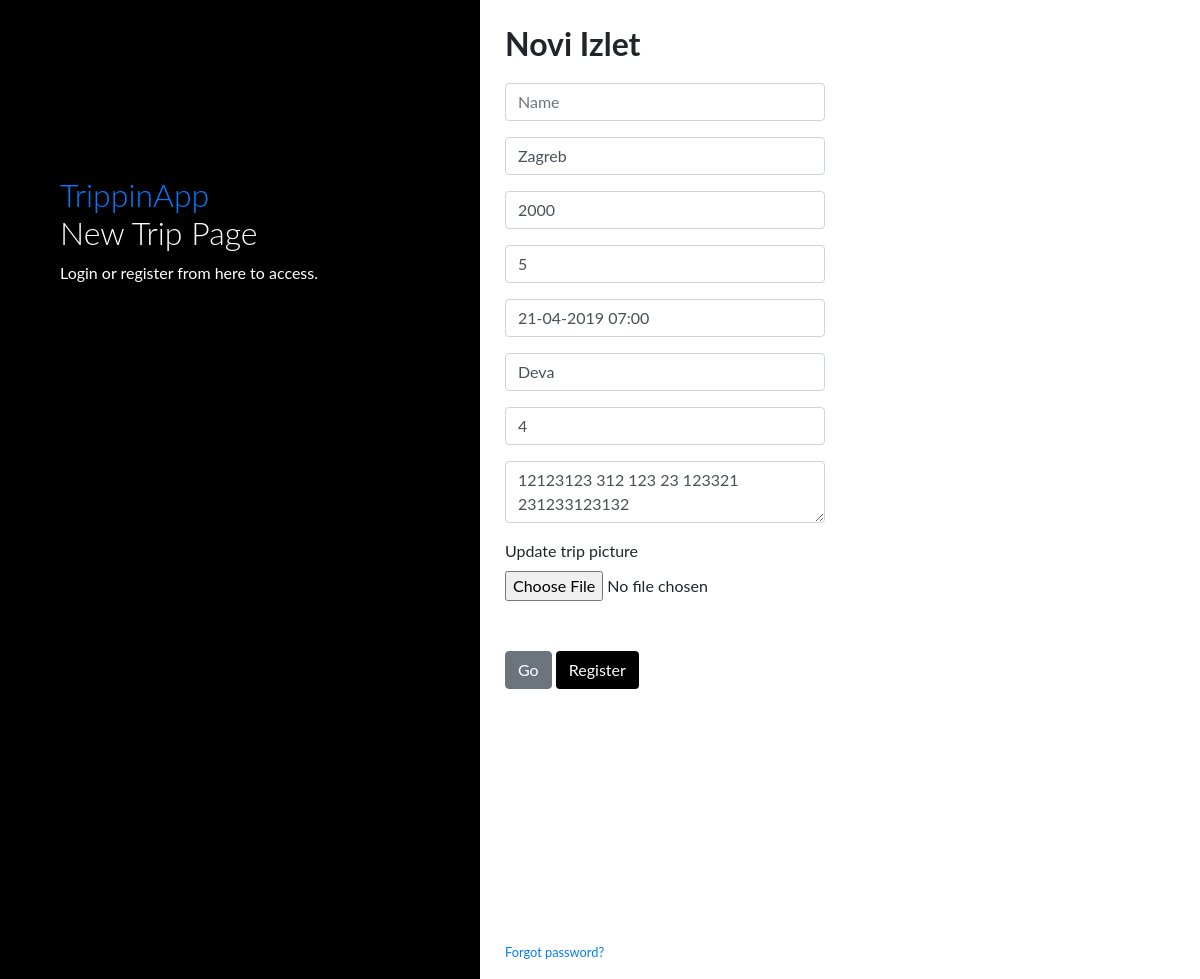
Screenshot of /update/2 (signed in) with the database file from the repository.
### app/models.py (models this page shows, shortened)
class Trip(db.Model):
    id = db.Column(db.Integer, primary_key=True)
    name = db.Column(db.String(50), unique=True, nullable=False)
    location = db.Column(db.String(100), nullable=False)
    user_id = db.Column(db.Integer, db.ForeignKey('user.id'), nullable=False)
    date_created = db.Column(db.DateTime, nullable=False, default=datetime.utcnow)
    price = db.Column(db.Integer, nullable=False)
    people_number = db.Column(db.Integer, nullable=False)
    starting_at = db.Column(db.DateTime, nullable=False)
    transport_type = db.Column(db.String(30), nullable=False)
    trip_duration = db.Column(db.Integer, nullable=False)
    details = db.Column(db.Text, nullable=False)
    image_file = db.Column(db.String(20), nullable=False, default='trip_default.jpg')

### app/trips/routes.py (the view)
@trips.route("/update/<int:trip>", methods=["POST", "GET"])
@login_required
def update_trip(trip):
    selected_trip = Trip.query.get_or_404(trip)
    if selected_trip.author != current_user:
        abort(403)
    form = CreateTripForm()
    if form.validate_on_submit():
        if form.trip_picture.data:
            picture_file = save_picture_trip(form.trip_picture.data)
            selected_trip.image_file = picture_file
        selected_trip.location = form.location.data
        selected_trip.price = form.price.data
        selected_trip.people_number = form.people_number.data
        selected_trip.starting_at = form.starting_at.data
        selected_trip.transport_type = form.transport_type.data
        selected_trip.trip_duration = form.trip_duration.data
        selected_trip.details = form.details.data
        db.session.commit()
        flash('Vas trip je ažuriran!')
        return redirect(url_for('main.home', trip=selected_trip.id))
    elif request.method == 'GET':
        form.location.data = selected_trip.location
        form.price.data = selected_trip.price
        form.people_number.data = selected_trip.people_number
        form.starting_at.data = selected_trip.starting_at
        form.transport_type.data = selected_trip.transport_type
        form.trip_duration.data = selected_trip.trip_duration
        form.details.data = selected_trip.details
    return render_template('new_trip.html', title='Update Trip', form=form,
                           trip=selected_trip, legend='Update Trip')

### app/models.py (called while the page is built)
@login_manager.user_loader
def load_user(user_id):
    return User.query.get(int(user_id))

### app/templates/new_trip.html (shortened to what this page needs)
<!DOCTYPE html>
<html lang="en">
<head>
    <link href="//maxcdn.bootstrapcdn.com/bootstrap/4.0.0/css/bootstrap.min.css" rel="stylesheet" id="bootstrap-css">
</head>
<body>
    <div class="sidenav">
         <div class="login-main-text">
             <h2><a href="{{ url_for('main.home') }}">TrippinApp</a><br> New Trip Page</h2>
            <p>Login or register from here to access.</p>
         </div>
      </div>
      <div class="main">
         <div class="col-md-6 col-sm-12">
              <div class="form-group">
               <form method="POST" action="" style="margin-top: 25px">
               <h2><b>Novi Izlet</b></h2>
                  <div class="form-group" style="margin-top: 20px">
                        {% if form.name.errors %}
                        {{ form.name(class="form-control", placeholder=form.name.description) }}
                        <div>
                            {% for error in form.name.errors %}
                                <span>{{ error }}</span>
                            {% endfor %}
                        </div>
                        {% else %}
                            {{ form.name(class="form-control", placeholder=form.name.description) }}
                        {% endif %}
                  </div>
                  <div class="form-group">
                        {% if form.location.errors %}
                        {{ form.location(class="form-control", placeholder=form.location.description) }}
                        <div>
                            {% for error in form.location.errors %}
                                <span>{{ error }}</span>
                            {% endfor %}
                        </div>
                        {% else %}
                            {{ form.location(class="form-control", placeholder=form.location.description) }}
                        {% endif %}
                  </div>
                  <div class="form-group">
                        {% if form.price.errors %}
                        {{ form.price(class="form-control", placeholder=form.price.description) }}
                        <div>
                            {% for error in form.price.errors %}
                                <span>{{ error }}</span>
                            {% endfor %}
                        </div>
                        {% else %}
                            {{ form.price(class="form-control", placeholder=form.price.description) }}
                        {% endif %}
                  </div>
                  <div class="form-group">
                        {% if form.people_number.errors %}
                        {{ form.people_number(class="form-control", placeholder=form.people_number.description) }}
                        <div>
                            {% for error in form.people_number.errors %}
                                <span>{{ error }}</span>
                            {% endfor %}
                        </div>
                        {% else %}
                            {{ form.people_number(class="form-control", placeholder=form.people_number.description) }}
                        {% endif %}
                  </div>
                  <div class="form-group">
                        {% if form.starting_at.errors %}
                        {{ form.starting_at(class="form-control", placeholder=form.starting_at.description) }}
                        <div>
                            {% for error in form.starting_at.errors %}
                                <span>{{ error }}</span>
                            {% endfor %}
                        </div>
                        {% else %}
                            {{ form.starting_at(class="form-control", placeholder=form.starting_at.description) }}
                        {% endif %}
                  </div>
                  <div class="form-group">
                        {% if form.transport_type.errors %}
                        {{ form.transport_type(class="form-control", placeholder=form.transport_type.description) }}
                        <div>
                            {% for error in form.transport_type.errors %}
                                <span>{{ error }}</span>
                            {% endfor %}
                        </div>
                        {% else %}
                            {{ form.transport_type(class="form-control", placeholder=form.transport_type.description) }}
                        {% endif %}
                  </div>
                  <div class="form-group">
                        {% if form.trip_duration.errors %}
                        {{ form.trip_duration(class="form-control", placeholder=form.trip_duration.description) }}
                        <div>
                            {% for error in form.trip_duration.errors %}
                                <span>{{ error }}</span>
                            {% endfor %}
                        </div>
                        {% else %}
                            {{ form.trip_duration(class="form-control", placeholder=form.trip_duration.description) }}
                        {% endif %}
                  </div>
                  <div class="form-group">
                        {% if form.details.errors %}
                        {{ form.details(class="form-control", placeholder=form.details.description) }}
                        <div>
                            {% for error in form.details.errors %}
                                <span>{{ error }}</span>
                            {% endfor %}
                        </div>
                        {% else %}
                            {{ form.details(class="form-control", placeholder=form.details.description) }}
                        {% endif %}
                  </div>
                  <div class="form-group">
                        <div>
                            {{ form.trip_picture.label }}
                        </div>
                        {{ form.trip_picture(class="") }}
                  </div>
                  <div class="form-group" style="margin-top: 50px; margin-bottom: 250px">
                      {{ form.submit(class="btn btn-secondary") }}
                      <a href="{{ url_for('users.register') }}" class="btn btn-black" role="button">Register</a>
                  </div>
                  <small>
                      <a href="{{ url_for('users.reset_request') }}">Forgot password?</a>
                  </small>
               </form>
            </div>
         </div>
      </div>
</body>
</html>

### app/templates/new_trip.html (style rules this page uses)
body { font-family: "Lato", sans-serif; }
.sidenav { height: 100%; background-color: #000; overflow-x: hidden; padding-top: 20px; }
.main { padding: 0px 10px; }
@media screen and (min-width: 768px) { .main { margin-left: 40%; } }
@media screen and (min-width: 768px) { .sidenav { width: 40%; position: fixed; z-index: 1; top: 0; left: 0; } }
.login-main-text { margin-top: 20%; padding: 60px; color: #fff; }
.login-main-text h2 { font-weight: 300; }
.btn-black { background-color: #000 !important; color: #fff; }

### rows the page displays
Trip: location "Zagreb", price "2000", people_number "5", starting_at "21-04-2019 07:00", transport_type "Deva", trip_duration "4", details "12123123 312 123 23 123321 231233123132"
